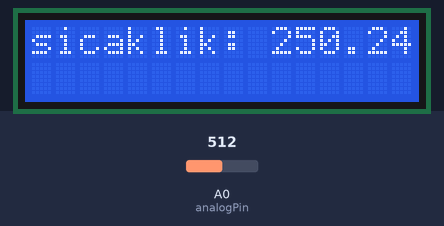
Simulated run of this sketch. Board: Arduino Uno, built with avr-gcc and run on an emulated ATmega328P. Shown: 16×2 character LCD. Inputs (shaded band) come from the test bench; at power-on: A0 (analogPin) = 512.

Above: at 1.2 s.
1.3 s: A0 (analogPin) set to 716
At 2.4 s:
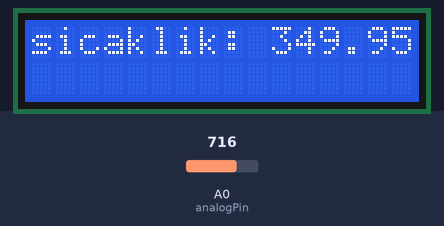
3.6 s: A0 (analogPin) set to 900
At 5.3 s:
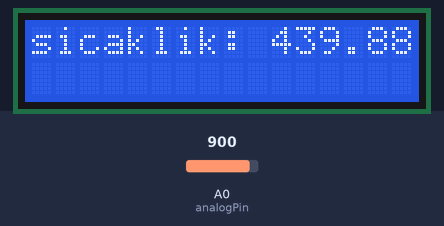
5.6 s: A0 (analogPin) set to 1023
At 7.5 s:
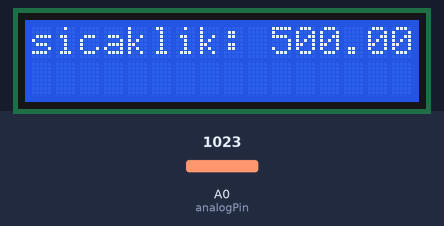
Timing chart, 0 to 9.0 s (numbered marks = the images above; inputs shaded):
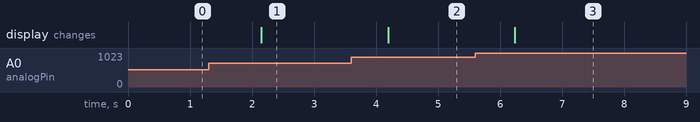

The sketch:

dnm2.ino
```cpp
#include <LiquidCrystal.h>
#include <SoftwareSerial.h>

SoftwareSerial mySerial(10, 11); // RX, TX

// lcd (rs,e,d4,d5,d6,d7);
const int analogPin = A0;
float gerilimDeger = 0;
int sensorDeger = 0;
float sicaklik = 0;


LiquidCrystal lcd(8,7,6,5,4,3);


void setup() {

   Serial.begin(9600);
   mySerial.begin(9600);
   lcd.begin(16,2);


}

void loop() {
sensorDeger = analogRead(analogPin);


 gerilimDeger = analogRead(analogPin);
 gerilimDeger = (5000.0/1023.0)*sensorDeger;


 sicaklik = gerilimDeger / 10.0;

 //Serial.print("Sicaklik Degeri : ");
 //Serial.print(sicaklik);
 //Serial.println(" derece sicaklik var.");
 lcd.clear();
 lcd.print("sicaklik: ");
  lcd.print(sicaklik);

  mySerial.print("Temperature: ");
  mySerial.println(sicaklik);

  mySerial.print("Voltage: ");

  mySerial.print(gerilimDeger);


 delay(2000);
}
```

Measured:
- after the input at 1.3 s, the display: changes after 0.85 s (image 1)
- after the input at 3.6 s, the display: changes after 0.60 s (image 2)
- after the input at 5.6 s, the display: changes after 0.64 s (image 3)
